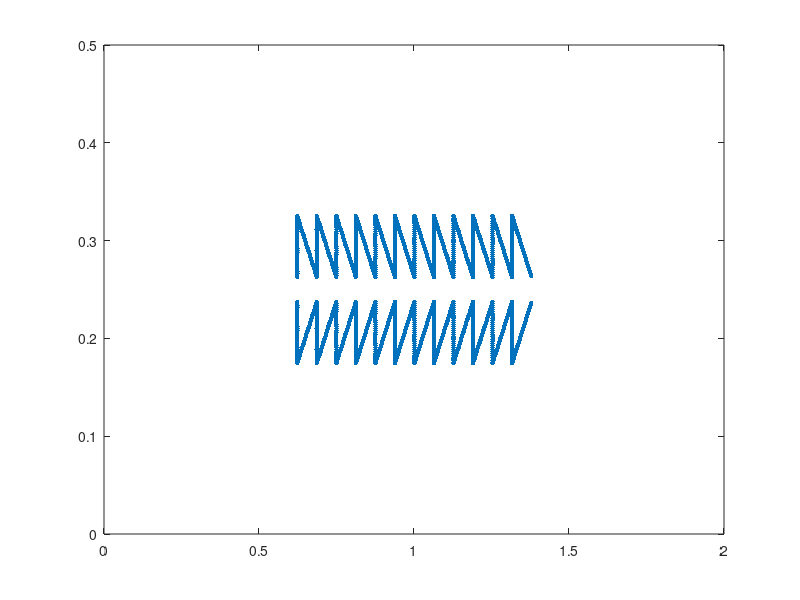

Write MATLAB code to recreate this figure.
%-------------------------------------------------------------------------------------------------------------------%
%
% IB2d is an Immersed Boundary Code (IB) for solving fully coupled non-linear 
% 	fluid-structure interaction models. This version of the code is based off of
%	Peskin's Immersed Boundary Method Paper in Acta Numerica, 2002.
%
% Author: Nicholas A. Battista
% Email:  nickabattista@gmail.com
% Date Created: May 27th, 2015
% Institution: UNC-CH
%
% This code is capable of creating Lagrangian Structures using:
% 	1. Springs
% 	2. Beams (*torsional springs)
% 	3. Target Points
%	4. Muscle-Model (combined Force-Length-Velocity model, "Hill+(Length-Tension)")
%
% One is able to update those Lagrangian Structure parameters, e.g., spring constants, resting lengths, etc
% 
% There are a number of built in Examples, mostly used for teaching purposes. 
% 
% If you would like us to add a specific muscle model, please let Nick (nickabattista@gmail.com) know.
%
%--------------------------------------------------------------------------------------------------------------------%


%%%%%%%%%%%%%%%%%%%%%%%%%%%%%%%%%%%%%%%%%%%%%%%%%%%%%%%%%%%%%%%%%%%%%
%
% FUNCTION: updates the target point positions
%
%%%%%%%%%%%%%%%%%%%%%%%%%%%%%%%%%%%%%%%%%%%%%%%%%%%%%%%%%%%%%%%%%%%%%

function give_Me_Sawtooth_Geometry()

Lx = 2.0;        % Length of Computational Domain in X (m)
Ly = 0.5;        % Length of Computational Domain in Y (m)
Nx = 512;        % Grid Resolution in X
Ny = 128;        % Grid Resolution in Y
ds = Lx/(2*Nx);  % Makes Lagrangian Spaced based on 512x512 finest grid

% Experiment: 
% 12 teeth
% d = 6.3mm (height of teeth)
% L = 7.6cm
% w = 6.3mm
% G = avg. gap between panels
% f = frequency
% a = peak to peak amplitude
%
% RE CALCULATION
% v(characteristic) = afL/G NOTE: a/G = 0cclusion Ratio
% L(characteristic) = d

% Geometric Parameters
d = 0.063; % height of tooth
w = 0.063; % width of tooth
G = 0.025;  % vertical distance between teeth (gap)

%
% Gives Sawtooth Geometry
% 
[xLag, yLag] = give_Me_Lagrangian_Geometry(ds,d,w,G);
xLag = xLag + ( Lx/2- xLag(end/4) ); % shift geometry to center of domain
yLag = yLag + ( Ly/2 );    % shift geometry accordingly to center of domain


%
% PRINTING INFO FOR UPDATE_TARGET_POINT_POSITIONS()
%
fprintf('\n\n Info for Update_Target_Point_Positions():\n\n'); 
fprintf('G = %d (vertical gap btwn top and bottom)\n',G); 
fprintf('N_Top = %d (# of points on top of sawtooth)\n\n', length(xLag)/2);

%
% PLOT FINAL GEOMETRY
% 
ms = 10;
plot(xLag,yLag,'.','MarkerSize',ms); hold on;
axis([0 Lx 0 Ly]);

% Prints .vertex file!
struct_name = 'sawtooth';
print_Lagrangian_Vertices(xLag,yLag,struct_name);

% Prints .target file!
k_Target = 2e11;
print_Lagrangian_Target_Pts(xLag,k_Target,struct_name);

%%%%%%%%%%%%%%%%%%%%%%%%%%%%%%%%%%%%%%%%%%%%%%%%%%%%%%%%%%%%%%%%%%%%%%%%
%
% FUNCTION: prints VERTEX points to a file called sawtooth.vertex
%
%%%%%%%%%%%%%%%%%%%%%%%%%%%%%%%%%%%%%%%%%%%%%%%%%%%%%%%%%%%%%%%%%%%%%%%%

function print_Lagrangian_Vertices(xLag,yLag,struct_name)

    N = length(xLag);

    vertex_fid = fopen([struct_name '.vertex'], 'w');

    fprintf(vertex_fid, '%d\n', N );

    %Loops over all Lagrangian Pts.
    for s = 1:N
        X_v = xLag(s);
        Y_v = yLag(s);
        fprintf(vertex_fid, '%1.16e %1.16e\n', X_v, Y_v);
    end

    fclose(vertex_fid); 
    
%%%%%%%%%%%%%%%%%%%%%%%%%%%%%%%%%%%%%%%%%%%%%%%%%%%%%%%%%%%%%%%%%%%%%%%%
%
% FUNCTION: prints Vertex points to a file called sawtooth.target
%
%%%%%%%%%%%%%%%%%%%%%%%%%%%%%%%%%%%%%%%%%%%%%%%%%%%%%%%%%%%%%%%%%%%%%%%%

function print_Lagrangian_Target_Pts(xLag,k_Target,struct_name)

    N = length(xLag);

    target_fid = fopen([struct_name '.target'], 'w');

    fprintf(target_fid, '%d\n', N );

    %Loops over all Lagrangian Pts.
    for s = 1:N
        fprintf(target_fid, '%d %1.16e\n', s, k_Target);
    end

    fclose(target_fid);


%%%%%%%%%%%%%%%%%%%%%%%%%%%%%%%%%%%%%%%%%%%%%%%%%%%%%%%%%%%%%%%%%%
%
% FUNCTION: gives Lagrangian geometry for sawtooth pump
%
%%%%%%%%%%%%%%%%%%%%%%%%%%%%%%%%%%%%%%%%%%%%%%%%%%%%%%%%%%%%%%%%%%

function[xLag, yLag] = give_Me_Lagrangian_Geometry(ds,d,w,G)

%
% gives geometry for one tooth
%
[xTooth, yTooth] = give_Me_One_Tooth_Geometry(ds,d,w);

%combines for many teeth
numTeeth = 12;
xTLag = xTooth; xBLag = xTooth;
yTLag = yTooth; yBLag = -yTooth;
for j=1:numTeeth-1
    % top portion of sawtooth
    xTLag = [xTLag xTooth+j*w];
    yTLag = [yTLag yTooth];
    
    %bottom portion of sawtooth
    xBLag = [xBLag xTooth+j*w];
    yBLag = [yBLag -yTooth];
end

% testing geometry (when numTeeth=3)
% plot(xLag(1:end/3),yLag(1:end/3),'.'); hold on;
% plot(xLag(end/3+1:2/3*end),yLag(end/3+1:2/3*end),'o'); hold on;

% testing geometry for ALL teeth
%plot(xTLag,yTLag,'r.'); hold on;
%plot(xBLag,yBLag,'b.'); hold on;

%
% COMBINE TOP AND BOTTOM INTO SINGLE VECTOR AND TRANSLATE CORRECT DISTANCE
% (a/2)
%
xLag = [xTLag xBLag];
yLag = [yTLag+G/2 yBLag-G/2];

%Shift
%xLag = xLag + xLag(end/2);

%%%%%%%%%%%%%%%%%%%%%%%%%%%%%%%%%%%%%%%%%%%%%%%%%%%%%%%%%%%%%%%%%%%%%%%%
%
% FUNCTION: gives Lagrangian geometry for ONE sawtooth 'tooth' geometry
%           NOTE: geometry lower triangular pt: (0,0)
%                 right most point: (w,0)
%                 top-left most point: (0,d)
%
%%%%%%%%%%%%%%%%%%%%%%%%%%%%%%%%%%%%%%%%%%%%%%%%%%%%%%%%%%%%%%%%%%%%%%%%

function [xTooth, yTooth] = give_Me_One_Tooth_Geometry(ds,d,w)

% Make Vertical Piece
yH = 0:ds:d;
xH = zeros(1,length(yH));

% Make Diagonal Piece
diag = sqrt( d^2 + w^2 );
xDiag = -diag/2:ds:diag/2;
yDiag = zeros(1 , length(xDiag) );

% Rotate Diagonal Piece
ang = atan(d/w);
[xDiag,yDiag] = rotate_geometry(-ang,xDiag,yDiag);

% Translate into correct place
xDiag = xDiag + d/2;
yDiag = yDiag + w/2;

% Shift last point slightly so no overlap when combining teeth
xDiag(end) = ( 0.4*xDiag(end-1)+0.6*xDiag(end) );
yDiag(end) = ( 0.4*yDiag(end-1)+0.6*yDiag(end) );

% Combine teeth parts into one single vector
xTooth = [xH xDiag];
yTooth = [yH yDiag];

%
% TESTING GEOMETRY
%plot(xH,yH,'r.'); hold on;
%plot(xDiag,yDiag,'r.'); hold on;
%plot(xTooth,yTooth,'k'); hold on;

%%%%%%%%%%%%%%%%%%%%%%%%%%%%%%%%%%%%%%%%%%%%%%%%%%%%%%%%%%%%%%%%%%
%
% FUNCTION: rotate the geometry by ang
%
%%%%%%%%%%%%%%%%%%%%%%%%%%%%%%%%%%%%%%%%%%%%%%%%%%%%%%%%%%%%%%%%%%

function [xDiagN,yDiagN] = rotate_geometry(ang,xDiag,yDiag)

%
% Rotate Diagonal Piece
for i=1:length(xDiag)
   xDiagN(i) = xDiag(i)*cos(ang) - yDiag(i)*sin(ang);
   yDiagN(i) = xDiag(i)*sin(ang) + yDiag(i)*cos(ang);
end

